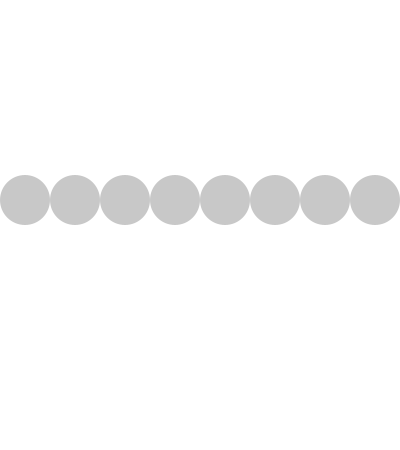
Frame 1 (no input)
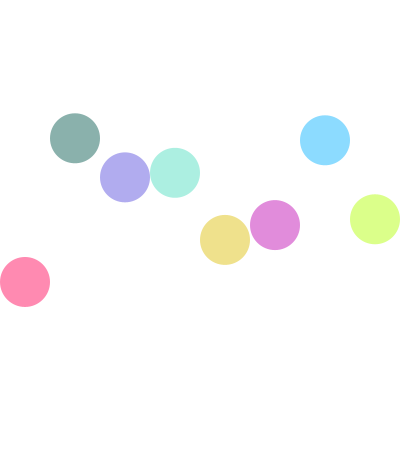
Frame 60 (the mouse pressed at the canvas centre just before this capture)
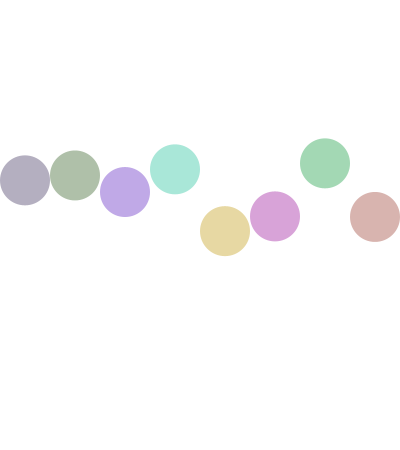
Frame 120 (the mouse held since frame 60 and released just before this capture)

The Processing sketch that drew these frames (run headless with seeded random() and noise(); from frame 60 on, the mouse is pressed at the canvas centre):

// Processing sketch: processing_139289
// ── processing_139289.pde

float a = 200;
float b = 200;
float c = 200;
float d = 200;
float e = 200;
float f = 200;
float g = 200;
float h = 200;

void setup() {
  size(400, 450);
  noStroke();
}

void draw() {
  background(255);

  fill(a, b, c);
  ellipse(25, a, 50, 50);
  fill(b, c, d);
  ellipse(75, b, 50, 50);
  fill(c, d, e);
  ellipse(125, c, 50, 50);
  fill(d, e, f);
  ellipse(175, d, 50, 50);
  fill(e, f, g);
  ellipse(225, e, 50, 50);
  fill(f, g, h);
  ellipse(275, f, 50, 50);
  fill(g, h, a);
  ellipse(325, g, 50, 50);
  fill(h, a, b);
  ellipse(375, h, 50, 50);

  a = a + random(-10, 10);
  b = b + random(-5, 5);
  c = c + random(-10, 10);
  d = d + random(-5, 5);
  e = e + random(-10, 10);
  f = f + random(-5, 5);
  g = g + random(-10, 10);
  h = h + random(-5, 5);
} 
